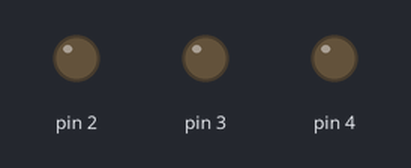
Simulated run of this sketch. Board: Arduino Uno, built with avr-gcc and run on an emulated ATmega328P. Parts: output pins drawn as LEDs (lit = HIGH).

Above: at 0.05 s.
At 0.15 s:
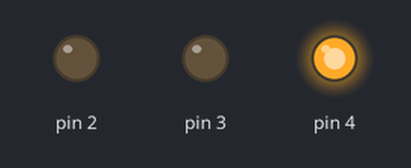
At 0.75 s:
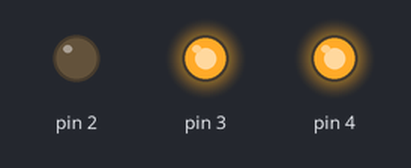
At 1.86 s:
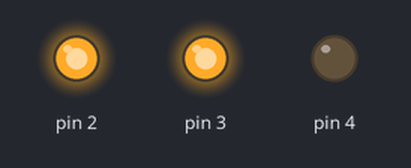
At 3.28 s:
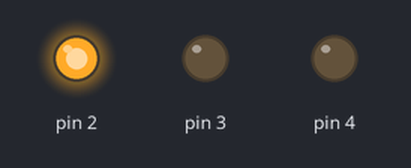
At 4.29 s:
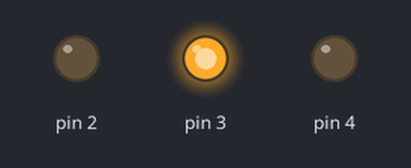
Timing chart, 0 to 4.6 s (numbered marks = the images above):
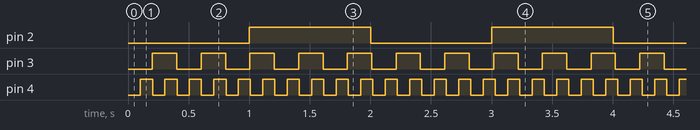

Measured:
- by itself, pin 2: alternates HIGH for 1.0 s and LOW for 1.0 s
- by itself, pin 3: alternates HIGH for 0.20 s and LOW for 0.20 s
- by itself, pin 4: alternates HIGH for 0.10 s and LOW for 0.10 s

The sketch:

blink_whithe_out_delay.ino
```cpp
unsigned long x1;
unsigned long x2;
unsigned long x3;

void setup() {
pinMode(2,1);
pinMode(3,1);
pinMode(4,1);
}

void loop() {
blinkWd(2,1000,&x1);
blinkWd(3,200,&x2);
blinkWd(4,100,&x3);
}

void blinkWd(byte pin , unsigned int timeOut, unsigned long *Xt){
  if(millis() - *Xt > timeOut ){
    digitalWrite(pin , !digitalRead(pin));
    *Xt = millis();
  }
}
```
